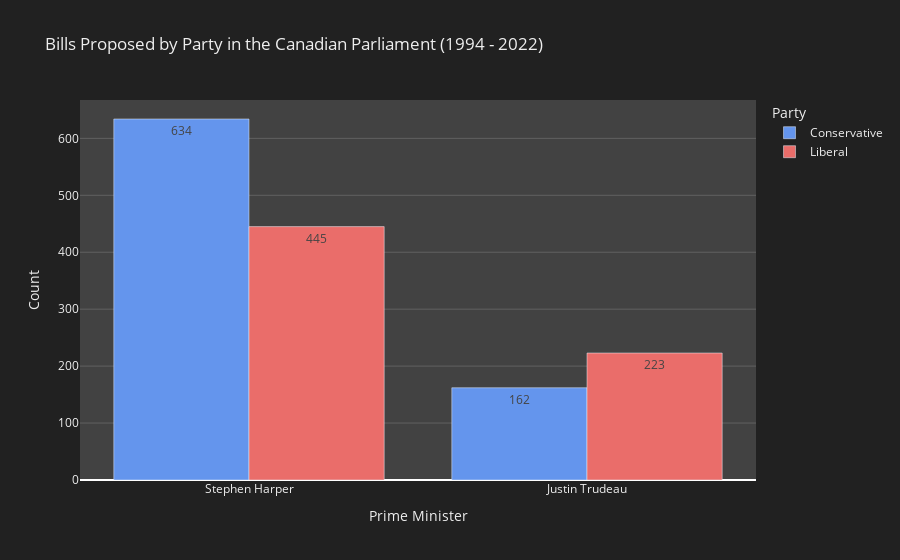

Notebook code for this chart:
### Code cell
fig_5_2 = px.bar(
    plot_5_2,
    x = 'PrimeMinister',
    y = 'Count',
    barmode = 'group',
    color = 'Party',
    title = 'Bills Proposed by Party in the Canadian Parliament (1994 - 2022)',
    labels = {
        'PrimeMinister': 'Prime Minister'
    },
    color_discrete_map = {'Conservative': party_colors['conservative'], 'Liberal': party_colors['liberal']},
    text_auto = True,
    height=600
)

fig_5_2.update_layout(
    paper_bgcolor="#212121",
    plot_bgcolor = "#424242",
    font_color = "#EEEEEE"
) 

fig_5_2.update_yaxes(gridcolor='#616161')

fig_5_2.show()

fig_5_2.write_html("../charts/html/plot-5-2.html")

### Figure 1 — Plotly figure (JSON) as saved in the notebook; plotly's stock layout.template omitted (floating-point values rounded to 4 significant figures)
{"data": [{"alignmentgroup": "True", "hovertemplate": "Party=Conservative<br>Prime Minister=%{x}<br>Count=%{y}<extra></extra>", "legendgroup": "Conservative", "marker": {"color": "#6495ED", "pattern": {"shape": ""}}, "name": "Conservative", "offsetgroup": "Conservative", "orientation": "v", "showlegend": true, "textposition": "auto", "texttemplate": "%{y}", "type": "bar", "x": ["Stephen Harper", "Justin Trudeau"], "xaxis": "x", "y": [634, 162], "yaxis": "y"}, {"alignmentgroup": "True", "hovertemplate": "Party=Liberal<br>Prime Minister=%{x}<br>Count=%{y}<extra></extra>", "legendgroup": "Liberal", "marker": {"color": "#EA6D6A", "pattern": {"shape": ""}}, "name": "Liberal", "offsetgroup": "Liberal", "orientation": "v", "showlegend": true, "textposition": "auto", "texttemplate": "%{y}", "type": "bar", "x": ["Stephen Harper", "Justin Trudeau"], "xaxis": "x", "y": [445, 223], "yaxis": "y"}], "layout": {"autosize": true, "barmode": "group", "font": {"color": "#EEEEEE"}, "legend": {"title": {"text": "Party"}, "tracegroupgap": 0}, "paper_bgcolor": "#212121", "plot_bgcolor": "#424242", "title": {"text": "Bills Proposed by Party in the Canadian Parliament (1994 - 2022)"}, "xaxis": {"anchor": "y", "autorange": true, "domain": [0, 1], "range": [-0.5, 1.5], "title": {"text": "Prime Minister"}, "type": "category"}, "yaxis": {"anchor": "x", "autorange": true, "domain": [0, 1], "gridcolor": "#616161", "range": [0, 667.4], "title": {"text": "Count"}, "type": "linear"}}}
